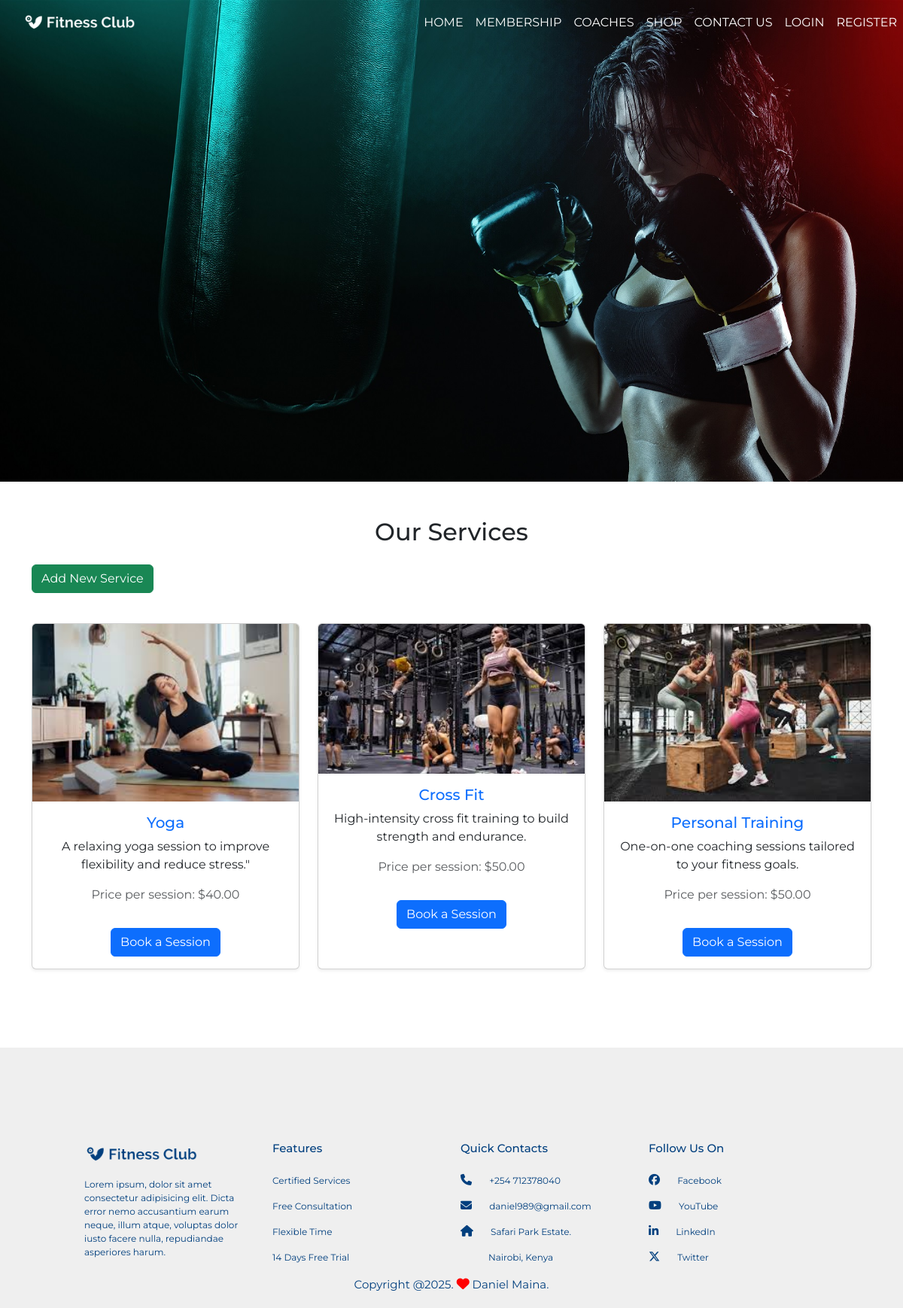
Page /services/ on the committed database.
### gym/models.py (models this page shows, shortened)
class Service(models.Model):
    YOGA = 'Yoga'
    CROSSFIT = 'CrossFit'
    PERSONAL_TRAINER = 'Personal Trainer'
    NUTRITIONIST = 'Nutritionist'
    SERVICE_CATEGORIES = [
        (YOGA, 'Yoga'),
        (CROSSFIT, 'CrossFit'),
        (PERSONAL_TRAINER, 'Personal Trainer'),
        (NUTRITIONIST, 'Nutritionist'),
    ]
    name = models.CharField(max_length=100)
    description = models.TextField()
    image = models.ImageField(upload_to='services/')
    price_per_session = models.DecimalField(max_digits=10, decimal_places=2, null=True, blank=True)
    is_active = models.BooleanField(default=True)
    created_at = models.DateTimeField(auto_now_add=True)
    updated_at = models.DateTimeField(auto_now=True)
    category = models.CharField(
        max_length=50,
        choices=SERVICE_CATEGORIES,
        default=YOGA,
    )

### gym/views.py (the view)
# urls.py: path('services/', views.ServiceListView.as_view(), name='service_list'),
class ServiceListView(ListView):
    model = Service
    template_name = 'gym/service_list.html'
    context_object_name = 'services'
    def get_queryset(self):
        return Service.objects.filter(is_active=True)

### cart/context_processors.py (called while the page is built)
def cart_count(request):
    count = 0
    if request.user.is_authenticated:
        count = CartItem.objects.filter(cart__user=request.user).count()
    else:
        cart = request.session.get("cart", {})
        count = sum(item["quantity"] for item in cart.values())
    return {"cart_count": count}

### gym/templates/gym/service_list.html (shortened to what this page needs)
{% extends 'base.html' %}
{% block main_content %}
<div class="container mt-5">
    <h2 class="text-center mb-4">Our Services</h2>
    <p><a href="{% url 'gym:service_add' %}" class="btn btn-success mb-4">Add New Service</a></p>
    <div class="row">
        {% for service in services %}
        <div class="col-md-4 mb-4">
            <div class="card shadow-sm h-100">
                <img src="{{ service.image.url }}" class="card-img-top service-img" alt="{{ service.name }}">
                <div class="card-body text-center">
                    <h5 class="service-title text-primary">{{ service.name }}</h5>
                    <p class="service-description">{{ service.description }}</p>
                    {% if service.price_per_session %}
                    <p class="text-muted">Price per session: ${{ service.price_per_session }}</p>
                    {% endif %}
                    <a href="{% url 'coaches:book_session' service.id %}" class="btn btn-primary mt-3 service-link">Book a Session</a>
                </div>
            </div>
        </div>
        {% endfor %}
    </div>
</div>
{% endblock %}

### gym/static/css/style.css (style rules this page uses)
* { margin: 0; padding: 0; font-family: "Montserrat", sans-serif; }

### rows in the picture
Service: image (picture), name "Yoga", description "A relaxing yoga session to improve flexibility and reduce stress.\"", price_per_session "40.00"
Service: image (picture), name "Cross Fit", description "High-intensity cross fit training to build strength and endurance.", price_per_session "50.00"
Service: image (picture), name "Personal Training", description "One-on-one coaching sessions tailored to your fitness goals.", price_per_session "50.00"
